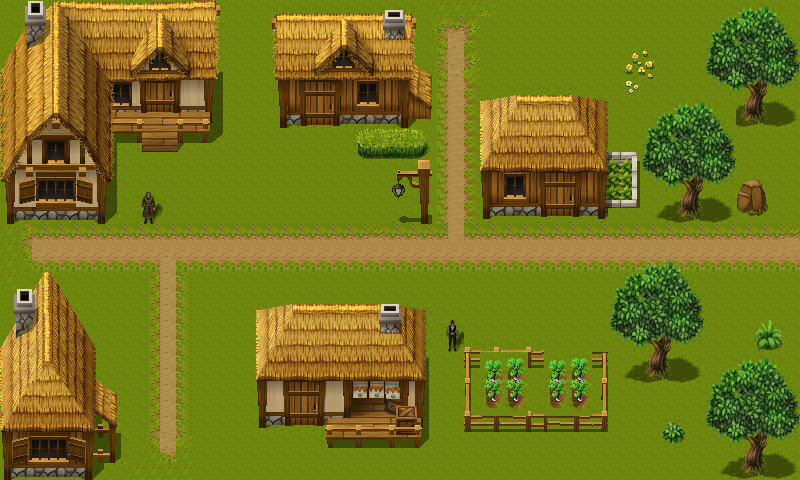

This is a level from a 2D game, rendered from its Tiled map with the project's own tilesets. A one-line summary and the map file follow, with tile-layer data summarised:
An orthogonal 50x30 tile map with 16x16 px tiles, 2 tile layers (Ground, Buildings), 3 tilesets and 295 objects (12x 1, 5x 2, 2x 0).

<map version="1.0" orientation="orthogonal" renderorder="right-up" width="50" height="30" tilewidth="16" tileheight="16" nextobjectid="383">
 <properties>
  <property name="InitX" value="4" />
  <property name="InitY" value="15" />
 </properties>
 <tileset firstgid="1" name="adventuretiles_exterior" tilewidth="16" tileheight="16" tilecount="1620">
  <image source="adventuretiles_exterior.png" trans="ffffff" width="480" height="864" />
 </tileset>
 <tileset firstgid="1621" name="as" tilewidth="16" tileheight="16" tilecount="48">
  <image source="as.png" trans="ffffff" width="105" height="140" />
 </tileset>
 <tileset firstgid="1669" name="c" tilewidth="16" tileheight="16" tilecount="48">
  <image source="c.png" trans="ffffff" width="105" height="140" />
 </tileset>
 <layer name="Ground" width="50" height="30">
  <data>[1500 cells, 1500 non-empty, 6 distinct tile ids]</data>
 </layer>
 <layer name="Buildings" width="50" height="30">
  <data>[1500 cells, 916 non-empty, 688 distinct tile ids]</data>
 </layer>
 <objectgroup name="Collisions">
  <object id="46" x="8" y="216" />
  <object id="47" x="28" y="216" />
  <object id="48" x="40" y="216" />
  <object id="49" x="56" y="216" />
  <object id="53" x="72" y="216" />
  <object id="54" x="88" y="216" />
  <object id="55" x="104" y="216" />
  <object id="56" x="104" y="200" />
  <object id="57" x="104" y="184" />
  <object id="58" x="108" y="168" />
  <object id="59" x="104" y="152" />
  <object id="60" x="108" y="136" />
  <object id="61" x="120" y="136" />
  <object id="62" x="136" y="136" />
  <object id="63" x="136" y="120" />
  <object id="64" x="136" y="104" />
  <object id="65" x="136" y="88" />
  <object id="66" x="136" y="72" />
  <object id="67" x="152" y="72" />
  <object id="68" x="168" y="72" />
  <object id="69" x="188" y="72" />
  <object id="70" x="204" y="72" />
  <object id="71" x="220" y="72" />
  <object id="72" x="220" y="56" />
  <object id="73" x="220" y="40" />
  <object id="74" x="216" y="24" />
  <object id="75" x="216" y="8" />
  <object id="78" x="184" y="136" />
  <object id="79" x="200" y="132" />
  <object id="80" x="200" y="116" />
  <object id="81" x="200" y="100" />
  <object id="82" x="200" y="84" />
  <object id="83" x="8" y="232" />
  <object id="84" x="8" y="248" />
  <object id="85" x="8" y="264" />
  <object id="86" x="8" y="280" />
  <object id="87" x="24" y="280" />
  <object id="88" x="44" y="280" />
  <object id="96" x="72" y="296" />
  <object id="98" x="72" y="316" />
  <object id="99" x="68" y="328" />
  <object id="100" x="88" y="328" />
  <object id="101" x="92" y="344" />
  <object id="102" x="92" y="360" />
  <object id="103" x="92" y="372" />
  <object id="104" x="104" y="388" />
  <object id="105" x="104" y="408" />
  <object id="106" x="104" y="424" />
  <object id="107" x="104" y="444" />
  <object id="108" x="104" y="460" />
  <object id="109" x="104" y="472" />
  <object id="110" x="124" y="472" />
  <object id="111" x="136" y="468" />
  <object id="112" x="156" y="472" />
  <object id="113" x="172" y="472" />
  <object id="114" x="184" y="472" />
  <object id="115" x="204" y="472" />
  <object id="116" x="216" y="472" />
  <object id="117" x="236" y="472" />
  <object id="118" x="248" y="472" />
  <object id="119" x="264" y="472" />
  <object id="120" x="280" y="472" />
  <object id="121" x="296" y="472" />
  <object id="122" x="312" y="472" />
  <object id="123" x="328" y="472" />
  <object id="124" x="348" y="476" />
  <object id="125" x="364" y="472" />
  <object id="126" x="376" y="472" />
  <object id="127" x="392" y="472" />
  <object id="128" x="412" y="472" />
  <object id="129" x="424" y="472" />
  <object id="130" x="440" y="472" />
  <object id="131" x="456" y="472" />
  <object id="132" x="468" y="472" />
  <object id="133" x="488" y="472" />
  <object id="134" x="504" y="472" />
  <object id="136" x="516" y="472" />
  <object id="137" x="536" y="472" />
  <object id="138" x="552" y="472" />
  <object id="139" x="568" y="472" />
  <object id="140" x="584" y="472" />
  <object id="141" x="600" y="472" />
  <object id="142" x="616" y="472" />
  <object id="143" x="628" y="472" />
  <object id="144" x="644" y="472" />
  <object id="145" x="660" y="472" />
  <object id="146" x="676" y="472" />
  <object id="147" x="692" y="472" />
  <object id="148" x="712" y="472" />
  <object id="149" x="728" y="472" />
  <object id="150" x="744" y="472" />
  <object id="151" x="760" y="472" />
  <object id="152" x="780" y="472" />
  <object id="153" x="796" y="472" />
  <object id="154" x="792" y="456" />
  <object id="155" x="792" y="436" />
  <object id="156" x="792" y="420" />
  <object id="157" x="796" y="408" />
  <object id="158" x="792" y="392" />
  <object id="159" x="792" y="372" />
  <object id="160" x="792" y="356" />
  <object id="161" x="792" y="344" />
  <object id="162" x="792" y="328" />
  <object id="163" x="792" y="312" />
  <object id="164" x="792" y="296" />
  <object id="165" x="792" y="276" />
  <object id="166" x="792" y="216" />
  <object id="167" x="792" y="200" />
  <object id="168" x="792" y="184" />
  <object id="169" x="792" y="168" />
  <object id="170" x="792" y="156" />
  <object id="174" x="792" y="136" />
  <object id="175" x="792" y="120" />
  <object id="176" x="792" y="104" />
  <object id="177" x="796" y="88" />
  <object id="178" x="792" y="72" />
  <object id="179" x="792" y="56" />
  <object id="180" x="792" y="40" />
  <object id="181" x="792" y="20" />
  <object id="182" x="792" y="8" />
  <object id="183" x="776" y="8" />
  <object id="184" x="756" y="8" />
  <object id="185" x="740" y="8" />
  <object id="186" x="724" y="8" />
  <object id="187" x="712" y="8" />
  <object id="188" x="696" y="8" />
  <object id="189" x="680" y="8" />
  <object id="190" x="664" y="8" />
  <object id="191" x="644" y="8" />
  <object id="192" x="632" y="8" />
  <object id="193" x="616" y="8" />
  <object id="194" x="600" y="8" />
  <object id="195" x="584" y="8" />
  <object id="198" x="568" y="8" />
  <object id="199" x="552" y="8" />
  <object id="201" x="536" y="8" />
  <object id="202" x="520" y="8" />
  <object id="203" x="500" y="12" />
  <object id="204" x="488" y="12" />
  <object id="205" x="472" y="8" />
  <object id="206" x="452" y="8" />
  <object id="207" x="440" y="8" />
  <object id="208" x="424" y="8" />
  <object id="211" x="408" y="8" />
  <object id="212" x="328" y="440" />
  <object id="213" x="344" y="444" />
  <object id="214" x="360" y="444" />
  <object id="215" x="376" y="444" />
  <object id="216" x="392" y="444" />
  <object id="217" x="408" y="444" />
  <object id="218" x="424" y="444" />
  <object id="219" x="424" y="424" />
  <object id="220" x="428" y="404" />
  <object id="221" x="424" y="392" />
  <object id="222" x="424" y="376" />
  <object id="223" x="424" y="360" />
  <object id="224" x="424" y="340" />
  <object id="225" x="424" y="324" />
  <object id="226" x="424" y="312" />
  <object id="230" x="412" y="312" />
  <object id="231" x="392" y="308" />
  <object id="232" x="376" y="308" />
  <object id="233" x="360" y="308" />
  <object id="234" x="344" y="308" />
  <object id="235" x="328" y="308" />
  <object id="236" x="308" y="312" />
  <object id="237" x="296" y="312" />
  <object id="238" x="280" y="312" />
  <object id="239" x="260" y="312" />
  <object id="240" x="264" y="332" />
  <object id="241" x="260" y="348" />
  <object id="242" x="260" y="364" />
  <object id="243" x="264" y="380" />
  <object id="246" x="264" y="392" />
  <object id="247" x="264" y="408" />
  </objectgroup>
 <objectgroup name="Enemies">
  <!-- 4 objects omitted --></objectgroup>
 <objectgroup name="Portals">
  <!-- 11 objects omitted --></objectgroup>
 <objectgroup name="NPCs">
  <!-- 4 objects omitted --></objectgroup>
</map>
<!-- 120 of 295 objects omitted -->
